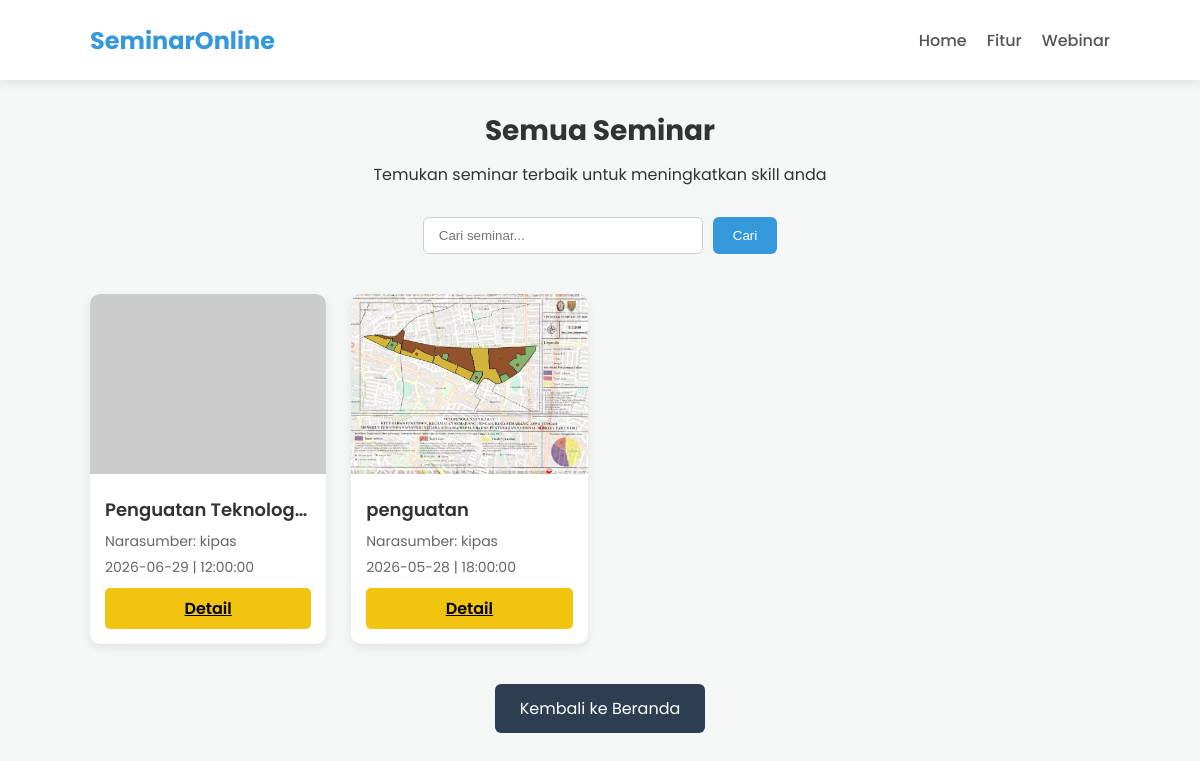
Screenshot of /semua_seminar.php with the database file from the repository.
### tables this page shows
CREATE TABLE `seminar` (
  `seminar_id` int(11) NOT NULL,
  `kontrak_id` int(11) DEFAULT NULL,
  `eo_id` int(11) NOT NULL,
  `narasumber_id` int(11) NOT NULL,
  `judul_seminar` varchar(200) NOT NULL,
  `deskripsi` text DEFAULT NULL,
  `kategori` varchar(100) DEFAULT NULL,
  `kuota` int(11) DEFAULT NULL,
  `biaya` decimal(10,2) DEFAULT NULL,
  `metode` enum('online','offline') DEFAULT 'online',
  `jam_mulai` time NOT NULL,
  `jam_selesai` time NOT NULL,
  `platform` varchar(200) NOT NULL,
  `gambar` mediumblob NOT NULL,
  `link_meeting` varchar(255) DEFAULT NULL,
  `status` enum('draft','aktif','selesai') DEFAULT 'draft',
  `undangan_status` enum('menunggu','diterima','ditolak') NOT NULL DEFAULT 'menunggu',
  `alasan_tolak` text DEFAULT NULL,
  `created_at` timestamp NOT NULL DEFAULT current_timestamp(),
  `tanggal` varchar(20) NOT NULL
);

CREATE TABLE `users` (
  `id` int(11) NOT NULL,
  `nama` varchar(100) NOT NULL,
  `email` varchar(100) NOT NULL,
  `password` varchar(255) NOT NULL,
  `role` enum('admin','eo','klien','narasumber','peserta') NOT NULL,
  `no_hp` varchar(20) NOT NULL,
  `foto_profil` varchar(255) NOT NULL,
  `created_at` timestamp NOT NULL DEFAULT current_timestamp()
);

### semua_seminar.php (the view, shortened to what this page needs)
<?php
include "config.php";
$keyword = isset($_GET['search']) ? $_GET['search'] : "";
$query = "SELECT seminar.seminar_id,
            seminar.judul_seminar,
            seminar.tanggal,
            seminar.jam_mulai,
            seminar.gambar,
            users.nama AS narasumber
        FROM seminar
        LEFT JOIN users ON seminar.narasumber_id = users.id
        WHERE seminar.status='aktif'";
$query .= " ORDER BY seminar.seminar_id DESC";
$data = mysqli_query($conn, $query);
?>
<!DOCTYPE html>
<html lang="id">
<head>
</head>
<body>
    <header>
        <div class="container">
            <nav>
                <div class="logo">SeminarOnline</div>
                <div class="nav-menu">
                    <a href="index.php">Home</a>
                    <a href="index.php#fitur">Fitur</a>
                    <a href="index.php#webinar">Webinar</a>
                </div>
            </nav>
        </div>
    </header>
    <div class="container main">
        <div class="title">
            <h2>Semua Seminar</h2>
            <p>Temukan seminar terbaik untuk meningkatkan skill anda</p>
        </div>
        <form method="GET" class="search-box">
            <input type="text" name="search" placeholder="Cari seminar..." value="<?= $keyword ?>">
            <button type="submit">Cari</button>
        </form>
        <div class="grid">
            <?php if (mysqli_num_rows($data) > 0) { ?>
                <?php while ($d = mysqli_fetch_assoc($data)) { ?>
                    <div class="card">
                        <?php if (!empty($d['gambar'])) { ?>
                            <img src="upload/<?= $d['gambar']; ?>">
                        <?php } else { ?>
                            <img src="https://via.placeholder.com/400x200">
                        <?php } ?>
                        <div class="card-content">
                            <h3><?= $d['judul_seminar']; ?></h3>
                            <p>Narasumber: <?= $d['narasumber']; ?></p>
                            <p><?= $d['tanggal']; ?> | <?= $d['jam_mulai']; ?></p>
                            <a href="detail_seminar_peserta.php?id=<?= $d['seminar_id']; ?>" class="btn-detail">
                                Detail
                            </a>
                        </div>
                    </div>
                <?php } ?>
            <?php } else { ?>
                <p class="empty">Belum ada seminar tersedia</p>
            <?php } ?>
        </div>
        <a href="index.php" class="back">Kembali ke Beranda</a>
    </div>
</body>
</html>

### semua_seminar.php (style rules this page uses)
* { margin: 0; padding: 0; box-sizing: border-box; }
body { font-family: 'Poppins', sans-serif; background: #f4f7f6; color: #333; }
header { background: #fff; height: 80px; display: flex; align-items: center; position: fixed; top: 0; width: 100%; z-index: 1000; box-shadow: 0 2px 10px rgba(0, 0, 0, 0.1); }
.container { width: 85%; margin: auto; }
nav { display: flex; justify-content: space-between; align-items: center; }
.logo { font-size: 24px; font-weight: 700; color: #3498db; }
.nav-menu { display: flex; gap: 20px; }
.nav-menu a { color: #555; text-decoration: none; font-weight: 500; }
.main { padding-top: 110px; padding-bottom: 50px; }
.title { text-align: center; margin-bottom: 30px; }
.title h2 { font-size: 28px; margin-bottom: 10px; }
.search-box { display: flex; justify-content: center; margin-bottom: 40px; gap: 10px; }
.search-box input { padding: 10px 15px; width: 280px; border: 1px solid #ccc; border-radius: 6px; outline: none; transition: 0.3s; }
.search-box button { padding: 10px 20px; background: #3498db; border: none; color: white; border-radius: 6px; cursor: pointer; transition: 0.3s; }
.grid { display: grid; gap: 25px; }
@media (min-width:1024px) { .grid { grid-template-columns: repeat(4, 1fr); } }
.card { background: #fff; border-radius: 10px; overflow: hidden; box-shadow: 0 4px 8px rgba(0, 0, 0, 0.08); transition: 0.3s; }
.card img { width: 100%; height: 180px; object-fit: cover; }
.card-content { padding: 15px; }
.card-content h3 { font-size: 18px; font-weight: 600; margin-bottom: 8px; white-space: nowrap; overflow: hidden; text-overflow: ellipsis; }
.card-content p { font-size: 14px; color: #666; margin-bottom: 5px; }
.btn-detail { display: block; text-align: center; margin-top: 10px; padding: 8px; background: #f1c40f; color: black; border-radius: 5px; font-weight: 600; transition: 0.3s; }
.back { display: block; width: fit-content; margin: 40px auto 0; padding: 12px 25px; background: #2c3e50; color: white; border-radius: 6px; text-decoration: none; transition: 0.3s; }

### rows the page displays
seminar: judul_seminar "Penguatan Teknolog…", users.nama "kipas", tanggal "2026-06-29", jam_mulai "12:00:00"
seminar: gambar (picture), judul_seminar "penguatan", users.nama "kipas", tanggal "2026-05-28", jam_mulai "18:00:00"
